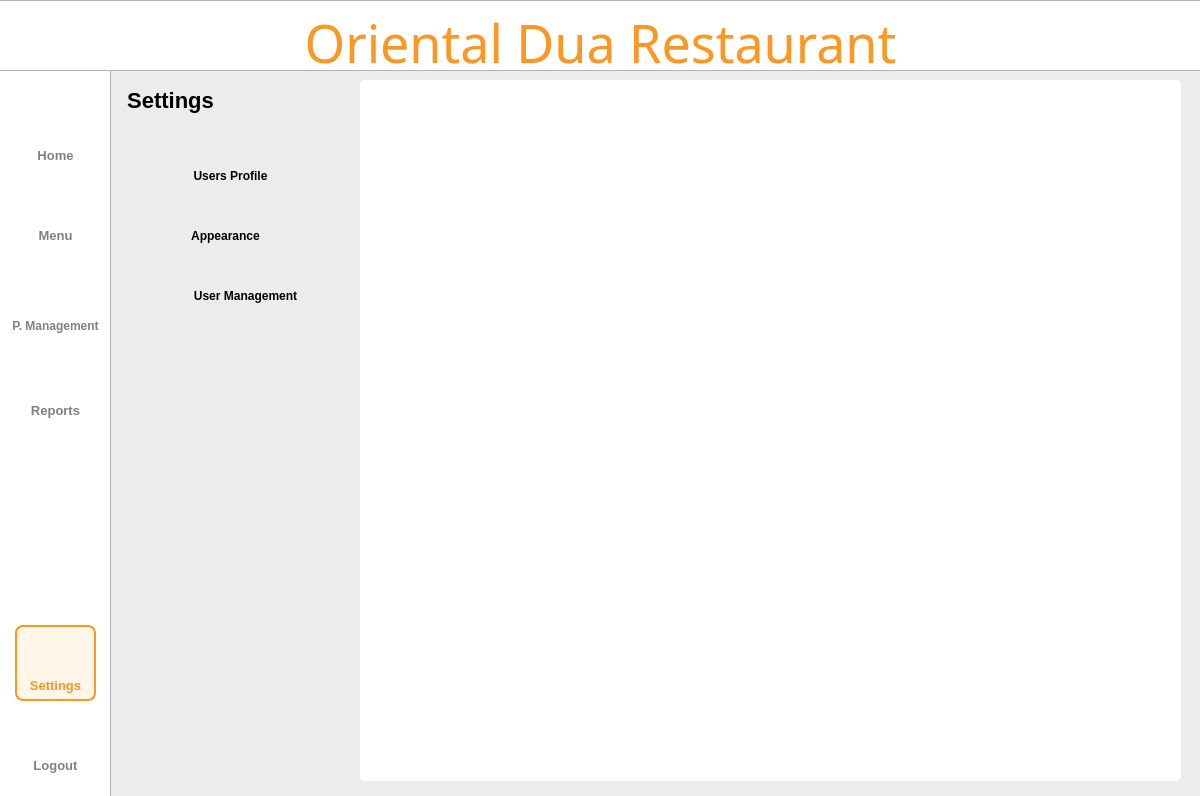
<?xml version="1.0" encoding="UTF-8"?>
<ui version="4.0">
 <class>Dialog</class>
 <widget class="QDialog" name="Dialog">
  <property name="geometry">
   <rect>
    <x>0</x>
    <y>0</y>
    <width>1200</width>
    <height>796</height>
   </rect>
  </property>
  <property name="windowTitle">
   <string>Dialog</string>
  </property>
  <widget class="QWidget" name="bgwidget" native="true">
   <property name="geometry">
    <rect>
     <x>0</x>
     <y>0</y>
     <width>1200</width>
     <height>800</height>
    </rect>
   </property>
   <property name="layoutDirection">
    <enum>Qt::LeftToRight</enum>
   </property>
   <property name="styleSheet">
    <string notr="true">QWidget#bgwidget{background-color: rgb(236, 236, 236);}

</string>
   </property>
   <widget class="QLabel" name="sidebar">
    <property name="geometry">
     <rect>
      <x>-10</x>
      <y>-10</y>
      <width>121</width>
      <height>891</height>
     </rect>
    </property>
    <property name="styleSheet">
     <string notr="true">background-color: rgb(255, 255, 255);
border: 1px solid rgba(0, 0, 0, 0.3);  </string>
    </property>
    <property name="text">
     <string/>
    </property>
   </widget>
   <widget class="QLabel" name="titlebar">
    <property name="geometry">
     <rect>
      <x>-2</x>
      <y>0</y>
      <width>1204</width>
      <height>71</height>
     </rect>
    </property>
    <property name="styleSheet">
     <string notr="true">background-color: rgb(255, 255, 255);
border: 1px solid rgba(0, 0, 0, 0.3);  </string>
    </property>
    <property name="text">
     <string/>
    </property>
   </widget>
   <widget class="QLabel" name="whitebg">
    <property name="geometry">
     <rect>
      <x>360</x>
      <y>80</y>
      <width>821</width>
      <height>701</height>
     </rect>
    </property>
    <property name="styleSheet">
     <string notr="true">background-color: rgb(255, 255, 255);
border-radius: 5px;  </string>
    </property>
    <property name="text">
     <string/>
    </property>
   </widget>
   <widget class="QLabel" name="title">
    <property name="geometry">
     <rect>
      <x>0</x>
      <y>10</y>
      <width>1201</width>
      <height>71</height>
     </rect>
    </property>
    <property name="styleSheet">
     <string notr="true">QLabel#title{
	color: #FB9722;
    font-family: Sacramento;
    font-size: 52px;
    font-weight: 400;
    padding-bottom: 5px;
    text-align: center;
}</string>
    </property>
    <property name="text">
     <string>Oriental Dua Restaurant</string>
    </property>
    <property name="alignment">
     <set>Qt::AlignCenter</set>
    </property>
    <property name="wordWrap">
     <bool>true</bool>
    </property>
   </widget>
   <widget class="QLabel" name="settings">
    <property name="geometry">
     <rect>
      <x>110</x>
      <y>80</y>
      <width>121</width>
      <height>41</height>
     </rect>
    </property>
    <property name="styleSheet">
     <string notr="true">QLabel#settings{
    color: #000000;
    font-family: 'Roboto';
    font-size: 22px;
    font-weight: 500;
}</string>
    </property>
    <property name="text">
     <string>Settings</string>
    </property>
    <property name="alignment">
     <set>Qt::AlignCenter</set>
    </property>
   </widget>
   <widget class="QLabel" name="userprofIcon">
    <property name="geometry">
     <rect>
      <x>140</x>
      <y>160</y>
      <width>35</width>
      <height>35</height>
     </rect>
    </property>
    <property name="styleSheet">
     <string notr="true"/>
    </property>
    <property name="text">
     <string/>
    </property>
    <property name="pixmap">
     <pixmap resource="../resource.qrc">:/icon/icons/user.png</pixmap>
    </property>
    <property name="scaledContents">
     <bool>true</bool>
    </property>
    <property name="alignment">
     <set>Qt::AlignCenter</set>
    </property>
   </widget>
   <widget class="QLabel" name="appearanceIcon">
    <property name="geometry">
     <rect>
      <x>140</x>
      <y>220</y>
      <width>35</width>
      <height>35</height>
     </rect>
    </property>
    <property name="styleSheet">
     <string notr="true"/>
    </property>
    <property name="text">
     <string/>
    </property>
    <property name="pixmap">
     <pixmap resource="../resource.qrc">:/icon/icons/appearance.png</pixmap>
    </property>
    <property name="scaledContents">
     <bool>true</bool>
    </property>
    <property name="alignment">
     <set>Qt::AlignCenter</set>
    </property>
   </widget>
   <widget class="QLabel" name="usersIcon">
    <property name="geometry">
     <rect>
      <x>140</x>
      <y>280</y>
      <width>35</width>
      <height>35</height>
     </rect>
    </property>
    <property name="styleSheet">
     <string notr="true"/>
    </property>
    <property name="text">
     <string/>
    </property>
    <property name="pixmap">
     <pixmap resource="../resource.qrc">:/icon/icons/users.png</pixmap>
    </property>
    <property name="scaledContents">
     <bool>true</bool>
    </property>
    <property name="alignment">
     <set>Qt::AlignCenter</set>
    </property>
   </widget>
   <widget class="QLabel" name="p_mIcon">
    <property name="geometry">
     <rect>
      <x>37</x>
      <y>270</y>
      <width>40</width>
      <height>40</height>
     </rect>
    </property>
    <property name="minimumSize">
     <size>
      <width>40</width>
      <height>40</height>
     </size>
    </property>
    <property name="maximumSize">
     <size>
      <width>40</width>
      <height>40</height>
     </size>
    </property>
    <property name="styleSheet">
     <string notr="true">QLabel#Pmanagementbtn{
    color: rgba(0,0,0, 0.5);
    font-family: 'Roboto';
    font-size: 11px;
    font-weight: 300;
}</string>
    </property>
    <property name="text">
     <string/>
    </property>
    <property name="pixmap">
     <pixmap resource="../resource.qrc">:/icon/icons/productm.png</pixmap>
    </property>
    <property name="scaledContents">
     <bool>true</bool>
    </property>
    <property name="alignment">
     <set>Qt::AlignCenter</set>
    </property>
   </widget>
   <widget class="QPushButton" name="logoutbtn">
    <property name="geometry">
     <rect>
      <x>15</x>
      <y>750</y>
      <width>81</width>
      <height>31</height>
     </rect>
    </property>
    <property name="styleSheet">
     <string notr="true">QPushButton{
    color: rgba(0,0,0, 0.5);
    font-family: 'Inter';
    font-size: 13px;
    font-weight: 500;
	border:none;
}

QPushButton:hover{
color: #FB9722;
border: 2px solid #FB9722;
border-radius: 8px;
background-color: rgba(255, 167, 25, 0.1);
}
</string>
    </property>
    <property name="text">
     <string>Logout</string>
    </property>
   </widget>
   <widget class="QPushButton" name="settingsbtn">
    <property name="geometry">
     <rect>
      <x>15</x>
      <y>670</y>
      <width>81</width>
      <height>31</height>
     </rect>
    </property>
    <property name="styleSheet">
     <string notr="true">QPushButton{
    color: #FB9722;;
    font-family: 'Inter';
    font-size: 13px;
    font-weight: 500;
	border:none;
}
</string>
    </property>
    <property name="text">
     <string>Settings</string>
    </property>
   </widget>
   <widget class="QPushButton" name="p_managementbtn">
    <property name="geometry">
     <rect>
      <x>5</x>
      <y>310</y>
      <width>101</width>
      <height>31</height>
     </rect>
    </property>
    <property name="styleSheet">
     <string notr="true">QPushButton{
    color: rgba(0,0,0, 0.5);
    font-family: 'Inter';
    font-size: 12px;
    font-weight: 500;
	border:none;
}

QPushButton:hover{
color: #FB9722;
border: 2px solid #FB9722;
border-radius: 8px;
background-color: rgba(255, 167, 25, 0.1);
}</string>
    </property>
    <property name="text">
     <string>P. Management</string>
    </property>
   </widget>
   <widget class="QPushButton" name="homebtn">
    <property name="geometry">
     <rect>
      <x>15</x>
      <y>140</y>
      <width>81</width>
      <height>31</height>
     </rect>
    </property>
    <property name="styleSheet">
     <string notr="true">QPushButton{
    color: rgba(0,0,0, 0.5);
    font-family: 'Inter';
    font-size: 13px;
    font-weight: 500;
	border:none;
}

QPushButton:hover{
color: #FB9722;
border: 2px solid #FB9722;
border-radius: 8px;
background-color: rgba(255, 167, 25, 0.1);
}</string>
    </property>
    <property name="text">
     <string>Home</string>
    </property>
   </widget>
   <widget class="QPushButton" name="menubtn">
    <property name="geometry">
     <rect>
      <x>15</x>
      <y>220</y>
      <width>81</width>
      <height>31</height>
     </rect>
    </property>
    <property name="styleSheet">
     <string notr="true">QPushButton{
    color: rgba(0,0,0, 0.5);
    font-family: 'Inter';
    font-size: 13px;
    font-weight: 500;
	border:none;
}

QPushButton:hover{
color: #FB9722;
border: 2px solid #FB9722;
border-radius: 8px;
background-color: rgba(255, 167, 25, 0.1);
}</string>
    </property>
    <property name="text">
     <string>Menu</string>
    </property>
   </widget>
   <widget class="QPushButton" name="reportbtn">
    <property name="geometry">
     <rect>
      <x>15</x>
      <y>395</y>
      <width>81</width>
      <height>31</height>
     </rect>
    </property>
    <property name="styleSheet">
     <string notr="true">QPushButton{
    color: rgba(0,0,0, 0.5);
    font-family: 'Inter';
    font-size: 13px;
    font-weight: 500;
	border:none;
}

QPushButton:hover{
color: #FB9722;
border: 2px solid #FB9722;
border-radius: 8px;
background-color: rgba(255, 167, 25, 0.1);
}
</string>
    </property>
    <property name="text">
     <string>Reports</string>
    </property>
   </widget>
   <widget class="QLabel" name="menuIcon">
    <property name="geometry">
     <rect>
      <x>40</x>
      <y>190</y>
      <width>30</width>
      <height>30</height>
     </rect>
    </property>
    <property name="minimumSize">
     <size>
      <width>30</width>
      <height>30</height>
     </size>
    </property>
    <property name="maximumSize">
     <size>
      <width>35</width>
      <height>35</height>
     </size>
    </property>
    <property name="styleSheet">
     <string notr="true">QLabel#Pmanagementbtn{
    color: rgba(0,0,0, 0.5);
    font-family: 'Roboto';
    font-size: 11px;
    font-weight: 300;
}</string>
    </property>
    <property name="text">
     <string/>
    </property>
    <property name="pixmap">
     <pixmap resource="../resource.qrc">:/icon/icons/menu.png</pixmap>
    </property>
    <property name="scaledContents">
     <bool>true</bool>
    </property>
    <property name="alignment">
     <set>Qt::AlignCenter</set>
    </property>
   </widget>
   <widget class="QLabel" name="homeIcon">
    <property name="geometry">
     <rect>
      <x>40</x>
      <y>110</y>
      <width>30</width>
      <height>30</height>
     </rect>
    </property>
    <property name="minimumSize">
     <size>
      <width>30</width>
      <height>30</height>
     </size>
    </property>
    <property name="maximumSize">
     <size>
      <width>35</width>
      <height>35</height>
     </size>
    </property>
    <property name="styleSheet">
     <string notr="true">QLabel#Pmanagementbtn{
    color: rgba(0,0,0, 0.5);
    font-family: 'Roboto';
    font-size: 11px;
    font-weight: 300;
}</string>
    </property>
    <property name="text">
     <string/>
    </property>
    <property name="pixmap">
     <pixmap resource="../resource.qrc">:/icon/icons/home.png</pixmap>
    </property>
    <property name="scaledContents">
     <bool>true</bool>
    </property>
    <property name="alignment">
     <set>Qt::AlignCenter</set>
    </property>
   </widget>
   <widget class="QLabel" name="reportIcon">
    <property name="geometry">
     <rect>
      <x>39</x>
      <y>360</y>
      <width>35</width>
      <height>35</height>
     </rect>
    </property>
    <property name="minimumSize">
     <size>
      <width>35</width>
      <height>35</height>
     </size>
    </property>
    <property name="maximumSize">
     <size>
      <width>35</width>
      <height>35</height>
     </size>
    </property>
    <property name="styleSheet">
     <string notr="true">QLabel#Pmanagementbtn{
    color: rgba(0,0,0, 0.5);
    font-family: 'Roboto';
    font-size: 11px;
    font-weight: 300;
}</string>
    </property>
    <property name="text">
     <string/>
    </property>
    <property name="pixmap">
     <pixmap resource="../resource.qrc">:/icon/icons/report.png</pixmap>
    </property>
    <property name="scaledContents">
     <bool>true</bool>
    </property>
    <property name="alignment">
     <set>Qt::AlignCenter</set>
    </property>
   </widget>
   <widget class="QLabel" name="settingIcon">
    <property name="geometry">
     <rect>
      <x>39</x>
      <y>634</y>
      <width>35</width>
      <height>35</height>
     </rect>
    </property>
    <property name="minimumSize">
     <size>
      <width>35</width>
      <height>35</height>
     </size>
    </property>
    <property name="maximumSize">
     <size>
      <width>35</width>
      <height>35</height>
     </size>
    </property>
    <property name="styleSheet">
     <string notr="true">QLabel#Pmanagementbtn{
    color: rgba(0,0,0, 0.5);
    font-family: 'Roboto';
    font-size: 11px;
    font-weight: 300;
}</string>
    </property>
    <property name="text">
     <string/>
    </property>
    <property name="pixmap">
     <pixmap resource="../resource.qrc">:/icon/icons/settings2.png</pixmap>
    </property>
    <property name="scaledContents">
     <bool>true</bool>
    </property>
    <property name="alignment">
     <set>Qt::AlignCenter</set>
    </property>
   </widget>
   <widget class="QLabel" name="logoutIcon">
    <property name="geometry">
     <rect>
      <x>39</x>
      <y>715</y>
      <width>35</width>
      <height>35</height>
     </rect>
    </property>
    <property name="minimumSize">
     <size>
      <width>35</width>
      <height>35</height>
     </size>
    </property>
    <property name="maximumSize">
     <size>
      <width>35</width>
      <height>35</height>
     </size>
    </property>
    <property name="styleSheet">
     <string notr="true">QLabel#Pmanagementbtn{
    color: rgba(0,0,0, 0.5);
    font-family: 'Roboto';
    font-size: 11px;
    font-weight: 300;
}</string>
    </property>
    <property name="text">
     <string/>
    </property>
    <property name="pixmap">
     <pixmap resource="../resource.qrc">:/icon/icons/shutdown.png</pixmap>
    </property>
    <property name="scaledContents">
     <bool>true</bool>
    </property>
    <property name="alignment">
     <set>Qt::AlignCenter</set>
    </property>
   </widget>
   <widget class="QPushButton" name="userprofbtn">
    <property name="geometry">
     <rect>
      <x>180</x>
      <y>160</y>
      <width>101</width>
      <height>31</height>
     </rect>
    </property>
    <property name="styleSheet">
     <string notr="true">QPushButton{
    color: #000000;
    font-family: &quot;Roboto&quot;;
    font-size: 12px;
    font-weight: 500;
	border:none;
}

QPushButton:hover{text-decoration: underline;}</string>
    </property>
    <property name="text">
     <string>Users Profile</string>
    </property>
   </widget>
   <widget class="QPushButton" name="appearancebtn">
    <property name="geometry">
     <rect>
      <x>180</x>
      <y>220</y>
      <width>91</width>
      <height>31</height>
     </rect>
    </property>
    <property name="styleSheet">
     <string notr="true">QPushButton{
    color: #000000;
    font-family: &quot;Roboto&quot;;
    font-size: 12px;
    font-weight: 500;
	border:none;
}

QPushButton:hover{text-decoration: underline;}</string>
    </property>
    <property name="text">
     <string>Appearance</string>
    </property>
   </widget>
   <widget class="QPushButton" name="usersbtn">
    <property name="geometry">
     <rect>
      <x>180</x>
      <y>280</y>
      <width>131</width>
      <height>31</height>
     </rect>
    </property>
    <property name="styleSheet">
     <string notr="true">QPushButton{
    color: #000000;
    font-family: &quot;Roboto&quot;;
    font-size: 12px;
    font-weight: 500;
	border:none;
}

QPushButton:hover{text-decoration: underline;}</string>
    </property>
    <property name="text">
     <string>User Management</string>
    </property>
   </widget>
   <widget class="QPushButton" name="editbtn">
    <property name="geometry">
     <rect>
      <x>1030</x>
      <y>120</y>
      <width>51</width>
      <height>41</height>
     </rect>
    </property>
    <property name="styleSheet">
     <string notr="true">border:none;</string>
    </property>
    <property name="text">
     <string/>
    </property>
    <property name="iconSize">
     <size>
      <width>35</width>
      <height>35</height>
     </size>
    </property>
   </widget>
   <widget class="QLabel" name="label_2">
    <property name="geometry">
     <rect>
      <x>15</x>
      <y>625</y>
      <width>81</width>
      <height>76</height>
     </rect>
    </property>
    <property name="styleSheet">
     <string notr="true">QLabel{
	background-color: rgba(255, 167, 25, 0.1);
	border: 2px solid #FB9722;
	border-radius: 8px;
}</string>
    </property>
    <property name="text">
     <string/>
    </property>
   </widget>
   <zorder>sidebar</zorder>
   <zorder>titlebar</zorder>
   <zorder>whitebg</zorder>
   <zorder>title</zorder>
   <zorder>settings</zorder>
   <zorder>userprofIcon</zorder>
   <zorder>appearanceIcon</zorder>
   <zorder>usersIcon</zorder>
   <zorder>p_mIcon</zorder>
   <zorder>logoutbtn</zorder>
   <zorder>p_managementbtn</zorder>
   <zorder>homebtn</zorder>
   <zorder>menubtn</zorder>
   <zorder>reportbtn</zorder>
   <zorder>menuIcon</zorder>
   <zorder>homeIcon</zorder>
   <zorder>reportIcon</zorder>
   <zorder>logoutIcon</zorder>
   <zorder>userprofbtn</zorder>
   <zorder>appearancebtn</zorder>
   <zorder>usersbtn</zorder>
   <zorder>editbtn</zorder>
   <zorder>label_2</zorder>
   <zorder>settingIcon</zorder>
   <zorder>settingsbtn</zorder>
  </widget>
 </widget>
 <resources>
  <include location="../resource.qrc"/>
 </resources>
 <connections/>
</ui>
